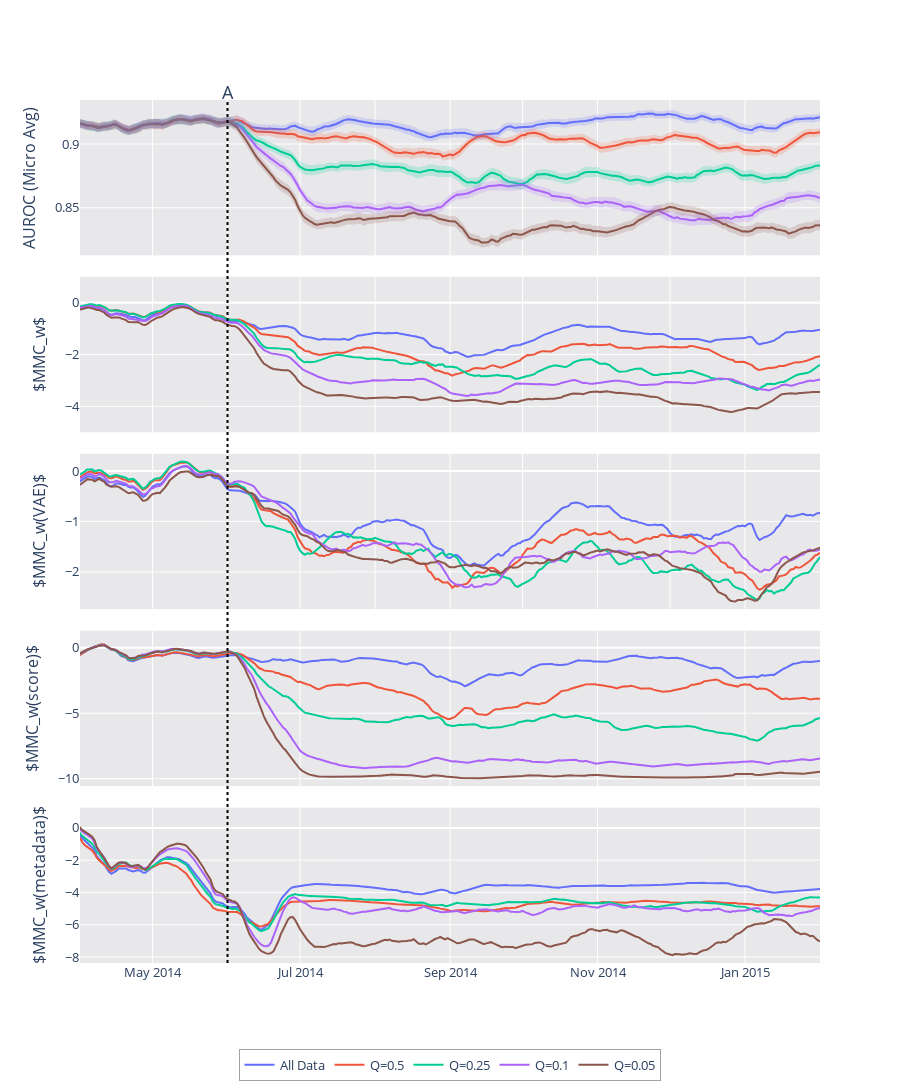

The notebook cell this image was saved under:
### Code cell
fh = FigureHelper(x, color_list=['#636EFA', '#EF553B', '#00CC96', '#AB63FA', '#8C564B', '#7f7f7f'])

row_heights = []
layout = {}

row=1
height = 300
row_heights.append(.2)
for name, score_unify in perf_graphs.items():
    fh.add_trace(y=smooth(score_unify["yp"], span=7), 
                 yu=smooth(score_unify["yp"]+score_unify["ye"], span=7),
                 yl=smooth(score_unify["yp"]-score_unify["ye"], span=7), name=name, connectgaps=False, row=row, col=1, showlegend=True)

if include_wgt:
    row += 1
    row_heights.append(.2)
    height += 300 
    for name, score_unify in score_nw.items():
        line = fh.lines[name]
        line["dash"] = "dot"
        layout["yaxis"+str(row)] = dict(range=[-5, 1], title="$MMC_0$")
        fh.add_trace(y=smooth(score_unify, span=7), name= name + " - No Weights", connectgaps=False, row=row, col=1, line=line, legendgroup=name)

row += 1
row_heights.append(.2)
height += 300 
for name, score_unify in score_graphs.items():
    line = fh.lines[name]
    line["dash"] = "solid"
    layout["yaxis"+str(row)] = dict(range=[-5, 1], title="$MMC_w$")
    fh.add_trace(y=smooth(score_unify, span=7), name=name, connectgaps=False, row=row, col=1, legendgroup=name, line=line)

if big:
    row += 1
    row_heights.append(.1)
    height += 200
    layout["yaxis"+str(row)] = dict(title="$MMC_w(VAE)$")
    for name, score_unify in scores_vae.items():
        fh.add_trace(y=smooth(score_unify, span=7), name=name, connectgaps=False, row=row, col=1, legendgroup=name)
        
    row += 1
    row_heights.append(.1)
    height += 200
    layout["yaxis"+str(row)] =  dict(title="$MMC_w(score)$")
    for name, score_unify in scores_score.items():
        fh.add_trace(y=smooth(score_unify, span=7), name=name, connectgaps=False, row=row, col=1, legendgroup=name)
        
        
    row += 1
    row_heights.append(.1)
    height += 200
    layout["yaxis"+str(row)] =  dict(title="$MMC_w(metadata)$")
    for name, score_unify in scores_metadata.items():
        fh.add_trace(y=smooth(score_unify, span=7), name=name, connectgaps=False, row=row, col=1, legendgroup=name)



fig = fh.make_fig(shared_xaxes=True, vertical_spacing=0.025, row_heights=[.2]*row)

if row < 3:
    add_dates(fig, dates, line_y=1.045, include_date=False)
else:
    add_dates(fig, dates, line_y=1.025, include_date=False)
fig.update_xaxes(showspikes=True, spikecolor="black", spikesnap="cursor", spikemode="across", spikethickness=1)
fig.update_layout(spikedistance=1000)
fig.update_layout(height=height)
fig.update_layout(legend={"x": .5, "orientation":"h", "borderwidth": .5, "xanchor": "center",})
fig.update_xaxes(range=[graph_start, graph_end])
fig.update_layout(yaxis1=dict(
        title=f"AUROC ({DriftFromRun.performance_col[1].title()})"),
    **layout
    )
fig.update_layout(barmode='overlay')
fig.update_layout(font=dict(size=13))
fig.update_layout(plot_bgcolor="#E8E8EA")

xaxis = dict(
        tickformat = '%Y-%m-%d',
        tickmode = 'linear',
        dtick = "M1"
    )
fig.update_layout(
    xaxis1=xaxis,
    xaxis2=xaxis,
    xaxis3 = xaxis,
)

fig.show()

### Figure 1 — Plotly figure (JSON) as saved in the notebook; plotly's stock layout.template omitted (floating-point values rounded to 4 significant figures; data arrays with more than 128 entries replaced by an {"elided": "..."} marker saying what was removed)
{"data": [{"connectgaps": false, "customdata": {"elided": "367x5 float values"}, "hovertemplate": "%{x}<br>All Data: %{y}<br><br>All Data=%{customdata[0]:.3f}<br />Q=0.05=%{customdata[1]:.3f}<br />Q=0.1=%{customdata[2]:.3f}<br />Q=0.25=%{customdata[3]:.3f}<br />Q=0.5=%{customdata[4]:.3f}<extra></extra>", "legendgroup": "All Data", "line": {"color": "#636EFA", "dash": "solid"}, "name": "All Data", "showlegend": true, "type": "scatter", "x": {"elided": "367 str values"}, "xaxis": "x", "y": {"elided": "367 float values"}, "yaxis": "y"}, {"connectgaps": false, "customdata": {"elided": "367x5 float values"}, "hovertemplate": "%{x}<br>Q=0.5: %{y}<br><br>All Data=%{customdata[0]:.3f}<br />Q=0.05=%{customdata[1]:.3f}<br />Q=0.1=%{customdata[2]:.3f}<br />Q=0.25=%{customdata[3]:.3f}<br />Q=0.5=%{customdata[4]:.3f}<extra></extra>", "legendgroup": "Q=0.5", "line": {"color": "#EF553B", "dash": "solid"}, "name": "Q=0.5", "showlegend": true, "type": "scatter", "x": {"elided": "367 str values"}, "xaxis": "x", "y": {"elided": "367 float values"}, "yaxis": "y"}, {"connectgaps": false, "customdata": {"elided": "367x5 float values"}, "hovertemplate": "%{x}<br>Q=0.25: %{y}<br><br>All Data=%{customdata[0]:.3f}<br />Q=0.05=%{customdata[1]:.3f}<br />Q=0.1=%{customdata[2]:.3f}<br />Q=0.25=%{customdata[3]:.3f}<br />Q=0.5=%{customdata[4]:.3f}<extra></extra>", "legendgroup": "Q=0.25", "line": {"color": "#00CC96", "dash": "solid"}, "name": "Q=0.25", "showlegend": true, "type": "scatter", "x": {"elided": "367 str values"}, "xaxis": "x", "y": {"elided": "367 float values"}, "yaxis": "y"}, {"connectgaps": false, "customdata": {"elided": "367x5 float values"}, "hovertemplate": "%{x}<br>Q=0.1: %{y}<br><br>All Data=%{customdata[0]:.3f}<br />Q=0.05=%{customdata[1]:.3f}<br />Q=0.1=%{customdata[2]:.3f}<br />Q=0.25=%{customdata[3]:.3f}<br />Q=0.5=%{customdata[4]:.3f}<extra></extra>", "legendgroup": "Q=0.1", "line": {"color": "#AB63FA", "dash": "solid"}, "name": "Q=0.1", "showlegend": true, "type": "scatter", "x": {"elided": "367 str values"}, "xaxis": "x", "y": {"elided": "367 float values"}, "yaxis": "y"}, {"connectgaps": false, "customdata": {"elided": "367x5 float values"}, "hovertemplate": "%{x}<br>Q=0.05: %{y}<br><br>All Data=%{customdata[0]:.3f}<br />Q=0.05=%{customdata[1]:.3f}<br />Q=0.1=%{customdata[2]:.3f}<br />Q=0.25=%{customdata[3]:.3f}<br />Q=0.5=%{customdata[4]:.3f}<extra></extra>", "legendgroup": "Q=0.05", "line": {"color": "#8C564B", "dash": "solid"}, "name": "Q=0.05", "showlegend": true, "type": "scatter", "x": {"elided": "367 str values"}, "xaxis": "x", "y": {"elided": "367 float values"}, "yaxis": "y"}, {"connectgaps": false, "customdata": {"elided": "367x5 float values"}, "hovertemplate": "%{x}<br>All Data: %{y}<br><br>All Data=%{customdata[0]:.3f}<br />Q=0.05=%{customdata[1]:.3f}<br />Q=0.1=%{customdata[2]:.3f}<br />Q=0.25=%{customdata[3]:.3f}<br />Q=0.5=%{customdata[4]:.3f}<extra></extra>", "legendgroup": "All Data", "line": {"color": "#636EFA", "dash": "solid"}, "name": "All Data", "showlegend": false, "type": "scatter", "x": {"elided": "367 str values"}, "xaxis": "x2", "y": {"elided": "367 float values"}, "yaxis": "y2"}, {"connectgaps": false, "customdata": {"elided": "367x5 float values"}, "hovertemplate": "%{x}<br>Q=0.5: %{y}<br><br>All Data=%{customdata[0]:.3f}<br />Q=0.05=%{customdata[1]:.3f}<br />Q=0.1=%{customdata[2]:.3f}<br />Q=0.25=%{customdata[3]:.3f}<br />Q=0.5=%{customdata[4]:.3f}<extra></extra>", "legendgroup": "Q=0.5", "line": {"color": "#EF553B", "dash": "solid"}, "name": "Q=0.5", "showlegend": false, "type": "scatter", "x": {"elided": "367 str values"}, "xaxis": "x2", "y": {"elided": "367 float values"}, "yaxis": "y2"}, {"connectgaps": false, "customdata": {"elided": "367x5 float values"}, "hovertemplate": "%{x}<br>Q=0.25: %{y}<br><br>All Data=%{customdata[0]:.3f}<br />Q=0.05=%{customdata[1]:.3f}<br />Q=0.1=%{customdata[2]:.3f}<br />Q=0.25=%{customdata[3]:.3f}<br />Q=0.5=%{customdata[4]:.3f}<extra></extra>", "legendgroup": "Q=0.25", "line": {"color": "#00CC96", "dash": "solid"}, "name": "Q=0.25", "showlegend": false, "type": "scatter", "x": {"elided": "367 str values"}, "xaxis": "x2", "y": {"elided": "367 float values"}, "yaxis": "y2"}, {"connectgaps": false, "customdata": {"elided": "367x5 float values"}, "hovertemplate": "%{x}<br>Q=0.1: %{y}<br><br>All Data=%{customdata[0]:.3f}<br />Q=0.05=%{customdata[1]:.3f}<br />Q=0.1=%{customdata[2]:.3f}<br />Q=0.25=%{customdata[3]:.3f}<br />Q=0.5=%{customdata[4]:.3f}<extra></extra>", "legendgroup": "Q=0.1", "line": {"color": "#AB63FA", "dash": "solid"}, "name": "Q=0.1", "showlegend": false, "type": "scatter", "x": {"elided": "367 str values"}, "xaxis": "x2", "y": {"elided": "367 float values"}, "yaxis": "y2"}, {"connectgaps": false, "customdata": {"elided": "367x5 float values"}, "hovertemplate": "%{x}<br>Q=0.05: %{y}<br><br>All Data=%{customdata[0]:.3f}<br />Q=0.05=%{customdata[1]:.3f}<br />Q=0.1=%{customdata[2]:.3f}<br />Q=0.25=%{customdata[3]:.3f}<br />Q=0.5=%{customdata[4]:.3f}<extra></extra>", "legendgroup": "Q=0.05", "line": {"color": "#8C564B", "dash": "solid"}, "name": "Q=0.05", "showlegend": false, "type": "scatter", "x": {"elided": "367 str values"}, "xaxis": "x2", "y": {"elided": "367 float values"}, "yaxis": "y2"}, {"connectgaps": false, "customdata": {"elided": "367x5 float values"}, "hovertemplate": "%{x}<br>All Data: %{y}<br><br>All Data=%{customdata[0]:.3f}<br />Q=0.05=%{customdata[1]:.3f}<br />Q=0.1=%{customdata[2]:.3f}<br />Q=0.25=%{customdata[3]:.3f}<br />Q=0.5=%{customdata[4]:.3f}<extra></extra>", "legendgroup": "All Data", "line": {"color": "#636EFA", "dash": "solid"}, "name": "All Data", "showlegend": false, "type": "scatter", "x": {"elided": "367 str values"}, "xaxis": "x3", "y": {"elided": "367 float values"}, "yaxis": "y3"}, {"connectgaps": false, "customdata": {"elided": "367x5 float values"}, "hovertemplate": "%{x}<br>Q=0.5: %{y}<br><br>All Data=%{customdata[0]:.3f}<br />Q=0.05=%{customdata[1]:.3f}<br />Q=0.1=%{customdata[2]:.3f}<br />Q=0.25=%{customdata[3]:.3f}<br />Q=0.5=%{customdata[4]:.3f}<extra></extra>", "legendgroup": "Q=0.5", "line": {"color": "#EF553B", "dash": "solid"}, "name": "Q=0.5", "showlegend": false, "type": "scatter", "x": {"elided": "367 str values"}, "xaxis": "x3", "y": {"elided": "367 float values"}, "yaxis": "y3"}, {"connectgaps": false, "customdata": {"elided": "367x5 float values"}, "hovertemplate": "%{x}<br>Q=0.25: %{y}<br><br>All Data=%{customdata[0]:.3f}<br />Q=0.05=%{customdata[1]:.3f}<br />Q=0.1=%{customdata[2]:.3f}<br />Q=0.25=%{customdata[3]:.3f}<br />Q=0.5=%{customdata[4]:.3f}<extra></extra>", "legendgroup": "Q=0.25", "line": {"color": "#00CC96", "dash": "solid"}, "name": "Q=0.25", "showlegend": false, "type": "scatter", "x": {"elided": "367 str values"}, "xaxis": "x3", "y": {"elided": "367 float values"}, "yaxis": "y3"}, {"connectgaps": false, "customdata": {"elided": "367x5 float values"}, "hovertemplate": "%{x}<br>Q=0.1: %{y}<br><br>All Data=%{customdata[0]:.3f}<br />Q=0.05=%{customdata[1]:.3f}<br />Q=0.1=%{customdata[2]:.3f}<br />Q=0.25=%{customdata[3]:.3f}<br />Q=0.5=%{customdata[4]:.3f}<extra></extra>", "legendgroup": "Q=0.1", "line": {"color": "#AB63FA", "dash": "solid"}, "name": "Q=0.1", "showlegend": false, "type": "scatter", "x": {"elided": "367 str values"}, "xaxis": "x3", "y": {"elided": "367 float values"}, "yaxis": "y3"}, {"connectgaps": false, "customdata": {"elided": "367x5 float values"}, "hovertemplate": "%{x}<br>Q=0.05: %{y}<br><br>All Data=%{customdata[0]:.3f}<br />Q=0.05=%{customdata[1]:.3f}<br />Q=0.1=%{customdata[2]:.3f}<br />Q=0.25=%{customdata[3]:.3f}<br />Q=0.5=%{customdata[4]:.3f}<extra></extra>", "legendgroup": "Q=0.05", "line": {"color": "#8C564B", "dash": "solid"}, "name": "Q=0.05", "showlegend": false, "type": "scatter", "x": {"elided": "367 str values"}, "xaxis": "x3", "y": {"elided": "367 float values"}, "yaxis": "y3"}, {"connectgaps": false, "customdata": {"elided": "367x5 float values"}, "hovertemplate": "%{x}<br>All Data: %{y}<br><br>All Data=%{customdata[0]:.3f}<br />Q=0.05=%{customdata[1]:.3f}<br />Q=0.1=%{customdata[2]:.3f}<br />Q=0.25=%{customdata[3]:.3f}<br />Q=0.5=%{customdata[4]:.3f}<extra></extra>", "legendgroup": "All Data", "line": {"color": "#636EFA", "dash": "solid"}, "name": "All Data", "showlegend": false, "type": "scatter", "x": {"elided": "367 str values"}, "xaxis": "x4", "y": {"elided": "367 float values"}, "yaxis": "y4"}, {"connectgaps": false, "customdata": {"elided": "367x5 float values"}, "hovertemplate": "%{x}<br>Q=0.5: %{y}<br><br>All Data=%{customdata[0]:.3f}<br />Q=0.05=%{customdata[1]:.3f}<br />Q=0.1=%{customdata[2]:.3f}<br />Q=0.25=%{customdata[3]:.3f}<br />Q=0.5=%{customdata[4]:.3f}<extra></extra>", "legendgroup": "Q=0.5", "line": {"color": "#EF553B", "dash": "solid"}, "name": "Q=0.5", "showlegend": false, "type": "scatter", "x": {"elided": "367 str values"}, "xaxis": "x4", "y": {"elided": "367 float values"}, "yaxis": "y4"}, {"connectgaps": false, "customdata": {"elided": "367x5 float values"}, "hovertemplate": "%{x}<br>Q=0.25: %{y}<br><br>All Data=%{customdata[0]:.3f}<br />Q=0.05=%{customdata[1]:.3f}<br />Q=0.1=%{customdata[2]:.3f}<br />Q=0.25=%{customdata[3]:.3f}<br />Q=0.5=%{customdata[4]:.3f}<extra></extra>", "legendgroup": "Q=0.25", "line": {"color": "#00CC96", "dash": "solid"}, "name": "Q=0.25", "showlegend": false, "type": "scatter", "x": {"elided": "367 str values"}, "xaxis": "x4", "y": {"elided": "367 float values"}, "yaxis": "y4"}, {"connectgaps": false, "customdata": {"elided": "367x5 float values"}, "hovertemplate": "%{x}<br>Q=0.1: %{y}<br><br>All Data=%{customdata[0]:.3f}<br />Q=0.05=%{customdata[1]:.3f}<br />Q=0.1=%{customdata[2]:.3f}<br />Q=0.25=%{customdata[3]:.3f}<br />Q=0.5=%{customdata[4]:.3f}<extra></extra>", "legendgroup": "Q=0.1", "line": {"color": "#AB63FA", "dash": "solid"}, "name": "Q=0.1", "showlegend": false, "type": "scatter", "x": {"elided": "367 str values"}, "xaxis": "x4", "y": {"elided": "367 float values"}, "yaxis": "y4"}, {"connectgaps": false, "customdata": {"elided": "367x5 float values"}, "hovertemplate": "%{x}<br>Q=0.05: %{y}<br><br>All Data=%{customdata[0]:.3f}<br />Q=0.05=%{customdata[1]:.3f}<br />Q=0.1=%{customdata[2]:.3f}<br />Q=0.25=%{customdata[3]:.3f}<br />Q=0.5=%{customdata[4]:.3f}<extra></extra>", "legendgroup": "Q=0.05", "line": {"color": "#8C564B", "dash": "solid"}, "name": "Q=0.05", "showlegend": false, "type": "scatter", "x": {"elided": "367 str values"}, "xaxis": "x4", "y": {"elided": "367 float values"}, "yaxis": "y4"}, {"connectgaps": false, "customdata": {"elided": "367x5 float values"}, "hovertemplate": "%{x}<br>All Data: %{y}<br><br>All Data=%{customdata[0]:.3f}<br />Q=0.05=%{customdata[1]:.3f}<br />Q=0.1=%{customdata[2]:.3f}<br />Q=0.25=%{customdata[3]:.3f}<br />Q=0.5=%{customdata[4]:.3f}<extra></extra>", "legendgroup": "All Data", "line": {"color": "#636EFA", "dash": "solid"}, "name": "All Data", "showlegend": false, "type": "scatter", "x": {"elided": "367 str values"}, "xaxis": "x5", "y": {"elided": "367 float values"}, "yaxis": "y5"}, {"connectgaps": false, "customdata": {"elided": "367x5 float values"}, "hovertemplate": "%{x}<br>Q=0.5: %{y}<br><br>All Data=%{customdata[0]:.3f}<br />Q=0.05=%{customdata[1]:.3f}<br />Q=0.1=%{customdata[2]:.3f}<br />Q=0.25=%{customdata[3]:.3f}<br />Q=0.5=%{customdata[4]:.3f}<extra></extra>", "legendgroup": "Q=0.5", "line": {"color": "#EF553B", "dash": "solid"}, "name": "Q=0.5", "showlegend": false, "type": "scatter", "x": {"elided": "367 str values"}, "xaxis": "x5", "y": {"elided": "367 float values"}, "yaxis": "y5"}, {"connectgaps": false, "customdata": {"elided": "367x5 float values"}, "hovertemplate": "%{x}<br>Q=0.25: %{y}<br><br>All Data=%{customdata[0]:.3f}<br />Q=0.05=%{customdata[1]:.3f}<br />Q=0.1=%{customdata[2]:.3f}<br />Q=0.25=%{customdata[3]:.3f}<br />Q=0.5=%{customdata[4]:.3f}<extra></extra>", "legendgroup": "Q=0.25", "line": {"color": "#00CC96", "dash": "solid"}, "name": "Q=0.25", "showlegend": false, "type": "scatter", "x": {"elided": "367 str values"}, "xaxis": "x5", "y": {"elided": "367 float values"}, "yaxis": "y5"}, {"connectgaps": false, "customdata": {"elided": "367x5 float values"}, "hovertemplate": "%{x}<br>Q=0.1: %{y}<br><br>All Data=%{customdata[0]:.3f}<br />Q=0.05=%{customdata[1]:.3f}<br />Q=0.1=%{customdata[2]:.3f}<br />Q=0.25=%{customdata[3]:.3f}<br />Q=0.5=%{customdata[4]:.3f}<extra></extra>", "legendgroup": "Q=0.1", "line": {"color": "#AB63FA", "dash": "solid"}, "name": "Q=0.1", "showlegend": false, "type": "scatter", "x": {"elided": "367 str values"}, "xaxis": "x5", "y": {"elided": "367 float values"}, "yaxis": "y5"}, {"connectgaps": false, "customdata": {"elided": "367x5 float values"}, "hovertemplate": "%{x}<br>Q=0.05: %{y}<br><br>All Data=%{customdata[0]:.3f}<br />Q=0.05=%{customdata[1]:.3f}<br />Q=0.1=%{customdata[2]:.3f}<br />Q=0.25=%{customdata[3]:.3f}<br />Q=0.5=%{customdata[4]:.3f}<extra></extra>", "legendgroup": "Q=0.05", "line": {"color": "#8C564B", "dash": "solid"}, "name": "Q=0.05", "showlegend": false, "type": "scatter", "x": {"elided": "367 str values"}, "xaxis": "x5", "y": {"elided": "367 float values"}, "yaxis": "y5"}, {"connectgaps": false, "hoverinfo": "skip", "legendgroup": "All Data", "line": {"width": 0}, "name": "All Data", "showlegend": false, "type": "scatter", "x": {"elided": "337 str values"}, "xaxis": "x", "y": {"elided": "337 float values"}, "yaxis": "y"}, {"connectgaps": false, "fill": "tonexty", "fillcolor": "rgba(0.38823529411764707, 0.43137254901960786, 0.9803921568627451, 0.2)", "hoverinfo": "skip", "legendgroup": "All Data", "line": {"width": 0}, "name": "All Data", "showlegend": false, "type": "scatter", "x": {"elided": "337 str values"}, "xaxis": "x", "y": {"elided": "337 float values"}, "yaxis": "y"}, {"connectgaps": false, "hoverinfo": "skip", "legendgroup": "Q=0.5", "line": {"width": 0}, "name": "Q=0.5", "showlegend": false, "type": "scatter", "x": {"elided": "337 str values"}, "xaxis": "x", "y": {"elided": "337 float values"}, "yaxis": "y"}, {"connectgaps": false, "fill": "tonexty", "fillcolor": "rgba(0.9372549019607843, 0.3333333333333333, 0.23137254901960785, 0.2)", "hoverinfo": "skip", "legendgroup": "Q=0.5", "line": {"width": 0}, "name": "Q=0.5", "showlegend": false, "type": "scatter", "x": {"elided": "337 str values"}, "xaxis": "x", "y": {"elided": "337 float values"}, "yaxis": "y"}, {"connectgaps": false, "hoverinfo": "skip", "legendgroup": "Q=0.25", "line": {"width": 0}, "name": "Q=0.25", "showlegend": false, "type": "scatter", "x": {"elided": "337 str values"}, "xaxis": "x", "y": {"elided": "337 float values"}, "yaxis": "y"}, {"connectgaps": false, "fill": "tonexty", "fillcolor": "rgba(0.0, 0.8, 0.5882352941176471, 0.2)", "hoverinfo": "skip", "legendgroup": "Q=0.25", "line": {"width": 0}, "name": "Q=0.25", "showlegend": false, "type": "scatter", "x": {"elided": "337 str values"}, "xaxis": "x", "y": {"elided": "337 float values"}, "yaxis": "y"}, {"connectgaps": false, "hoverinfo": "skip", "legendgroup": "Q=0.1", "line": {"width": 0}, "name": "Q=0.1", "showlegend": false, "type": "scatter", "x": {"elided": "337 str values"}, "xaxis": "x", "y": {"elided": "337 float values"}, "yaxis": "y"}, {"connectgaps": false, "fill": "tonexty", "fillcolor": "rgba(0.6705882352941176, 0.38823529411764707, 0.9803921568627451, 0.2)", "hoverinfo": "skip", "legendgroup": "Q=0.1", "line": {"width": 0}, "name": "Q=0.1", "showlegend": false, "type": "scatter", "x": {"elided": "337 str values"}, "xaxis": "x", "y": {"elided": "337 float values"}, "yaxis": "y"}, {"connectgaps": false, "hoverinfo": "skip", "legendgroup": "Q=0.05", "line": {"width": 0}, "name": "Q=0.05", "showlegend": false, "type": "scatter", "x": {"elided": "337 str values"}, "xaxis": "x", "y": {"elided": "337 float values"}, "yaxis": "y"}, {"connectgaps": false, "fill": "tonexty", "fillcolor": "rgba(0.5490196078431373, 0.33725490196078434, 0.29411764705882354, 0.2)", "hoverinfo": "skip", "legendgroup": "Q=0.05", "line": {"width": 0}, "name": "Q=0.05", "showlegend": false, "type": "scatter", "x": {"elided": "337 str values"}, "xaxis": "x", "y": {"elided": "337 float values"}, "yaxis": "y"}], "layout": {"annotations": [{"font": {"size": 18}, "showarrow": false, "text": "A", "textangle": 0, "x": "2014-06-01", "xref": "x", "y": 1.025, "yref": "paper"}], "barmode": "overlay", "font": {"size": 13}, "height": 1200, "legend": {"borderwidth": 0.5, "orientation": "h", "x": 0.5, "xanchor": "center"}, "plot_bgcolor": "#E8E8EA", "shapes": [{"line": {"color": "black", "dash": "dot"}, "type": "line", "x0": "2014-06-01", "x1": "2014-06-01", "xref": "x", "y0": 0, "y1": 1, "yref": "paper"}], "spikedistance": 1000, "xaxis": {"anchor": "y", "domain": [0, 1], "dtick": "M1", "matches": "x5", "range": ["2014-04-01", "2015-02-01"], "showspikes": true, "showticklabels": false, "spikecolor": "black", "spikemode": "across", "spikesnap": "cursor", "spikethickness": 1, "tickformat": "%Y-%m-%d", "tickmode": "linear"}, "xaxis2": {"anchor": "y2", "domain": [0, 1], "dtick": "M1", "matches": "x5", "range": ["2014-04-01", "2015-02-01"], "showspikes": true, "showticklabels": false, "spikecolor": "black", "spikemode": "across", "spikesnap": "cursor", "spikethickness": 1, "tickformat": "%Y-%m-%d", "tickmode": "linear"}, "xaxis3": {"anchor": "y3", "domain": [0, 1], "dtick": "M1", "matches": "x5", "range": ["2014-04-01", "2015-02-01"], "showspikes": true, "showticklabels": false, "spikecolor": "black", "spikemode": "across", "spikesnap": "cursor", "spikethickness": 1, "tickformat": "%Y-%m-%d", "tickmode": "linear"}, "xaxis4": {"anchor": "y4", "domain": [0, 1], "matches": "x5", "range": ["2014-04-01", "2015-02-01"], "showspikes": true, "showticklabels": false, "spikecolor": "black", "spikemode": "across", "spikesnap": "cursor", "spikethickness": 1}, "xaxis5": {"anchor": "y5", "domain": [0, 1], "range": ["2014-04-01", "2015-02-01"], "showspikes": true, "spikecolor": "black", "spikemode": "across", "spikesnap": "cursor", "spikethickness": 1}, "yaxis": {"anchor": "x", "domain": [0.82, 1], "title": {"text": "AUROC (Micro Avg)"}}, "yaxis2": {"anchor": "x2", "domain": [0.615, 0.795], "range": [-5, 1], "title": {"text": "$MMC_w$"}}, "yaxis3": {"anchor": "x3", "domain": [0.41, 0.59], "title": {"text": "$MMC_w(VAE)$"}}, "yaxis4": {"anchor": "x4", "domain": [0.205, 0.385], "title": {"text": "$MMC_w(score)$"}}, "yaxis5": {"anchor": "x5", "domain": [0, 0.18], "title": {"text": "$MMC_w(metadata)$"}}}}
